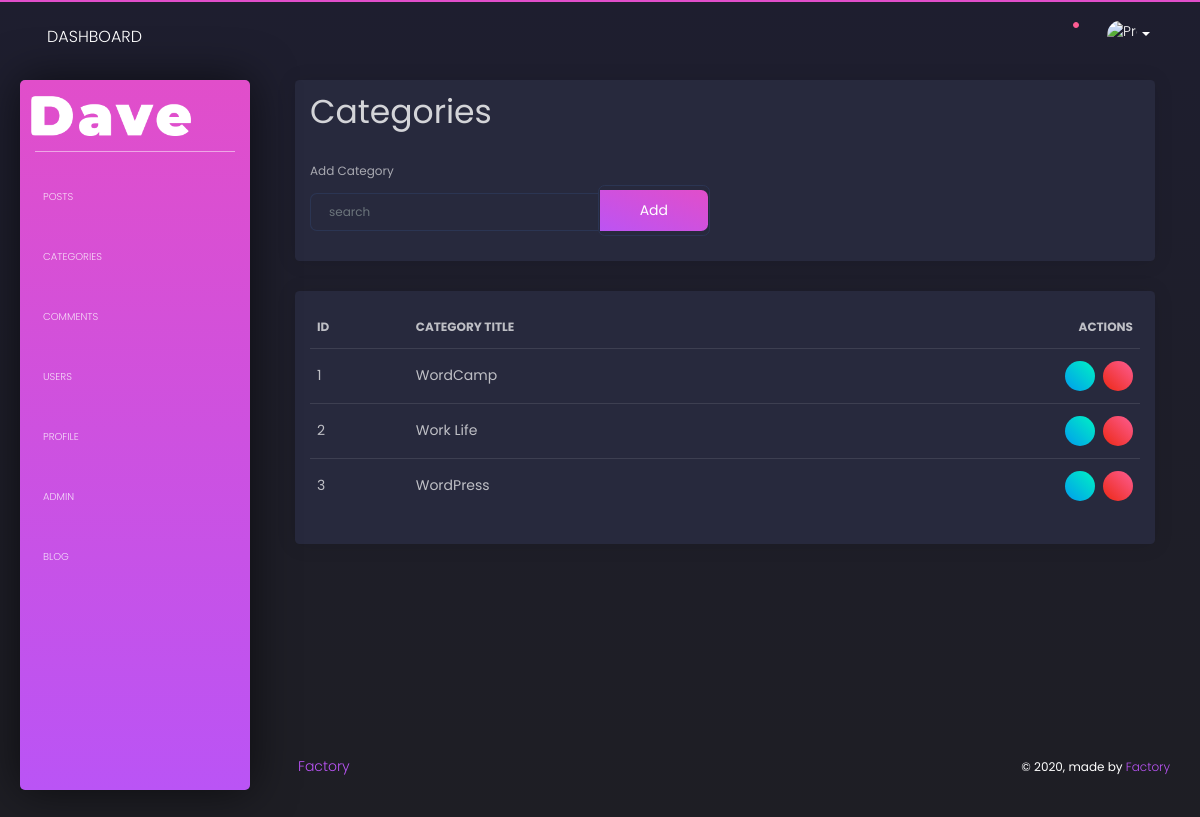
Screenshot of /admin/categories.php (signed in) with the database file from the repository.
### tables this page shows
CREATE TABLE `categories` (
  `cat_id` int(11) unsigned NOT NULL AUTO_INCREMENT,
  `cat_title` varchar(255) DEFAULT NULL,
  PRIMARY KEY (`cat_id`)
);

### admin/includes/categories/view-categories.php (the view)
<?php
function display_categories()
{
    global $connection;
    $query = "SELECT * FROM categories";
    $display_all_categories_query = mysqli_query($connection, $query);
    while ($row = mysqli_fetch_assoc($display_all_categories_query)) {
        $cat_title = $row['cat_title'];
        $cat_id = $row['cat_id'];
        echo '<tr>';
        echo "<td>{$cat_id}</td>";
        echo "<td>{$cat_title}</td>";
        echo '<td class="text-right">';
        echo '<a href ="categories.php?update=' . $cat_id . '"
            class="btn btn-success btn-sm btn-round btn-icon mr-2">
            <i class="fal fa-edit pt-2"></i></a>';
        echo '<a href ="categories.php?delete=' . $cat_id . '"
            class="btn btn-danger btn-sm btn-round btn-icon">
            <i class="fal fa-trash-alt pt-2"></i></a>';
        echo '</tr>';
    }
}
?>
<div class="card">
    <div class="card-body">
      <table class="table">
          <thead>
              <th>ID</th>
              <th>Category Title</th>
              <th class="text-right">Actions</th>
          </thead>
          <tbody>
              <?php display_categories(); ?>
          </tbody>
      </table>
    </div>
</div>

### admin/css/style.css (style rules this page uses)
.btn { font-weight: 400 !important; font-size: 14px; }

### rows the page displays
categories: cat_id "1", cat_title "WordCamp"
categories: cat_id "2", cat_title "Work Life"
categories: cat_id "3", cat_title "WordPress"
